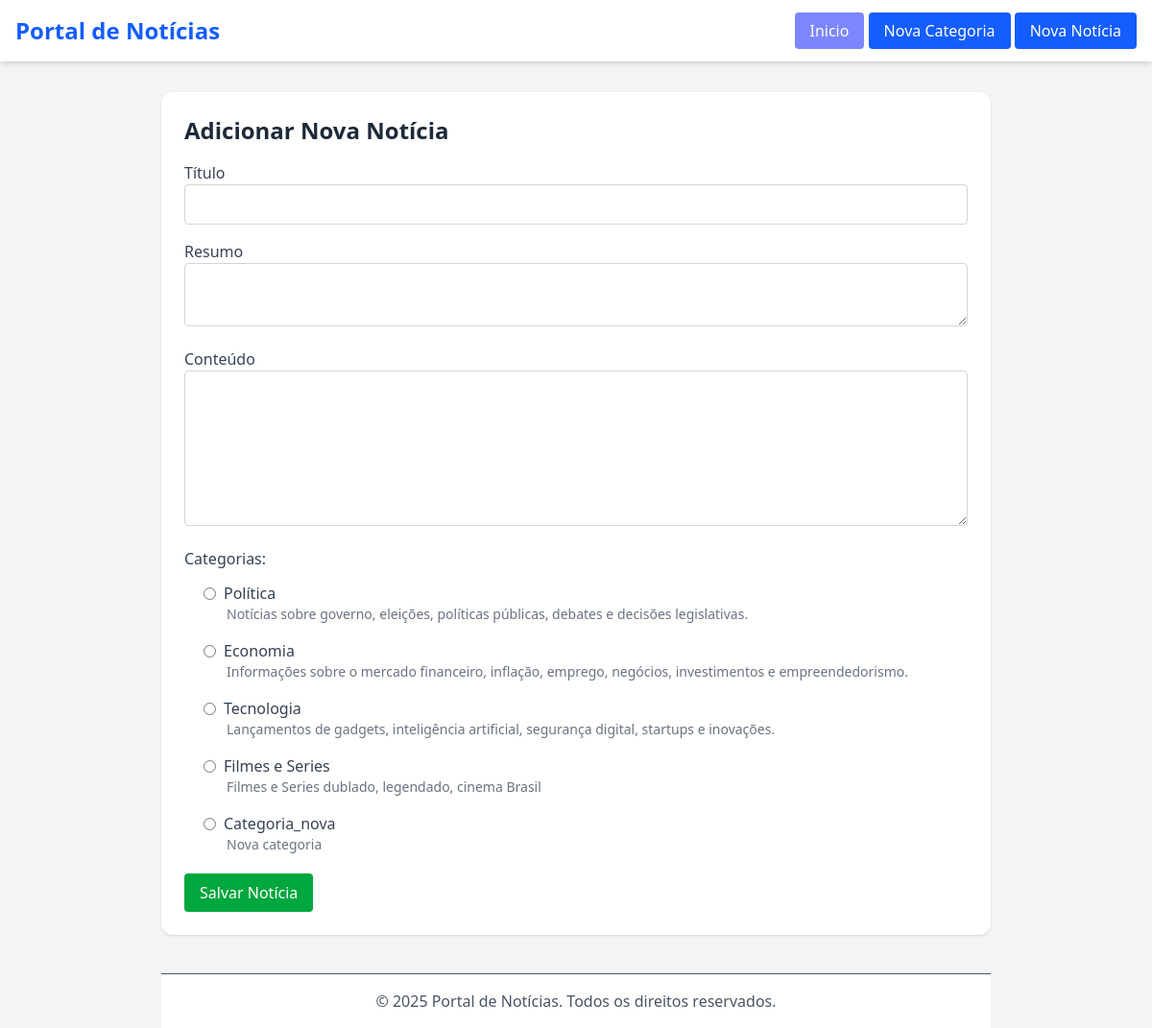
Screenshot of /FRONTEND/adicionar.php with the database file from the repository.
### tables this page shows
CREATE TABLE IF NOT EXISTS `categoria_noticia` (
  `Categoria_ID` int NOT NULL AUTO_INCREMENT,
  `Categoria` varchar(50) DEFAULT NULL,
  `Sobre` varchar(250) DEFAULT NULL,
  PRIMARY KEY (`Categoria_ID`)
);

### FRONTEND/adicionar.php (the view, shortened to what this page needs)
<?php include '../BACKEND/conexao.php'; ?>
<!DOCTYPE html>
<html lang="pt-BR">
<head>
  <script src="https://cdn.jsdelivr.net/npm/@tailwindcss/browser@4"></script>
</head>
<body class="bg-gray-100 font-sans">
  <header class="bg-white shadow-md p-4 flex items-center justify-between">
    <h1 class="text-2xl font-bold text-blue-600">Portal de Notícias</h1>
    <div>
    <a href="index.php" class="bg-indigo-400 text-white px-4 py-2 rounded hover:bg-blue-700 transition">Inicio</a>
    <a href="adicionar_categoria.php" class="bg-blue-600 text-white px-4 py-2 rounded hover:bg-blue-700 transition">Nova Categoria</a>
    <a href="adicionar.php" class="bg-blue-600 text-white px-4 py-2 rounded hover:bg-blue-700 transition">Nova Notícia</a>
    </div>
  </header>
  <main class="max-w-4xl mx-auto mt-8 px-4">
    <section class="bg-white rounded-xl shadow p-6 mb-6">
      <h2 class="text-2xl font-bold text-gray-800 mb-4">Adicionar Nova Notícia</h2>
      <form action="../BACKEND/acoes.php" method="POST" class="space-y-4">
        <div>
          <label class="block text-gray-700">Título</label>
          <input type="text" name="titulo" class="w-full border border-gray-300 rounded p-2" required>
        </div>
        <div>
          <label class="block text-gray-700">Resumo</label>
          <textarea name="resumo" class="w-full border border-gray-300 rounded p-2" required></textarea>
        </div>
        <div>
          <label class="block text-gray-700">Conteúdo</label>
          <textarea name="conteudo" rows="6" class="w-full border border-gray-300 rounded p-2" required></textarea>
        </div>
        <div>
          <label class="block text-gray-700">Categorias: </label>
            <div class="flex flex-col gap-4 ml-5 mt-3">
              <?php
                $sql = "SELECT * FROM categoria_noticia";
                $dados = mysqli_query($conexao, $sql);
                if (mysqli_num_rows($dados) > 0) {
                  foreach($dados as $categoria) {
                    $nome = $categoria['Categoria'];
                    $sobre = $categoria['Sobre'];
                    $ID = $categoria['Categoria_ID'];
              ?>
                <div>
                  <label class="flex items-center space-x-2">
                    <input type="radio" name="categoria_id" value="<?= $ID ?>" class="border border-gray-300 rounded p-2">
                    <span class="text-gray-700 font-medium"><?= $nome ?></span>
                  </label>
                  <p class="text-gray-500 ml-6 text-sm"><?= $sobre ?></p>
                </div>
              <?php
                  }
                }
              ?>
         </div>
        <button type="submit" class="mt-5 bg-green-600 text-white px-4 py-2 rounded hover:bg-green-700 transition" name="adicionar_noticia">Salvar Notícia</button>
      </form>
    </section>
  <footer class="bg-white mt-10 text-center text-gray-600 py-4 border-t">
    &copy; 2025 Portal de Notícias. Todos os direitos reservados.
  </footer>
</body>
</html>

### rows the page displays
categoria_noticia: Categoria "Política", Sobre "Notícias sobre governo, eleições, políticas públicas, debates e decisões legislativas."
categoria_noticia: Categoria "Economia", Sobre "Informações sobre o mercado financeiro, inflação, emprego, negócios, investimentos e empreendedorismo."
categoria_noticia: Categoria "Tecnologia", Sobre "Lançamentos de gadgets, inteligência artificial, segurança digital, startups e inovações."
categoria_noticia: Categoria "Filmes e Series", Sobre "Filmes e Series dublado, legendado, cinema Brasil"
categoria_noticia: Categoria "Categoria_nova", Sobre "Nova categoria"
